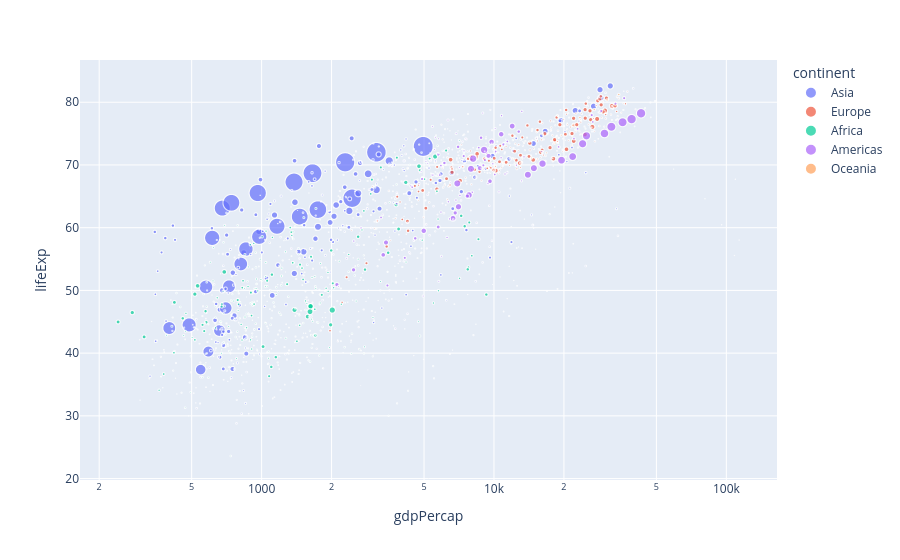

Notebook code for this chart:
### Code cell
fig = px.scatter(df,
                 x='gdpPercap',
                 y='lifeExp',
                 log_x=True,
                 color='continent',
                 size='pop',
                 hover_name='country')

fig.show()

### Figure 1 — Plotly figure (JSON) as saved in the notebook; plotly's stock layout.template omitted (floating-point values rounded to 4 significant figures; data arrays with more than 128 entries replaced by an {"elided": "..."} marker saying what was removed)
{"data": [{"hovertemplate": "<b>%{hovertext}</b><br><br>continent=Asia<br>gdpPercap=%{x}<br>lifeExp=%{y}<br>pop=%{marker.size}<extra></extra>", "hovertext": {"elided": "396 str values"}, "legendgroup": "Asia", "marker": {"color": "#636efa", "size": {"elided": "396 int values"}, "sizemode": "area", "sizeref": 3297000.0, "symbol": "circle"}, "mode": "markers", "name": "Asia", "showlegend": true, "type": "scattergl", "x": {"elided": "396 float values"}, "xaxis": "x", "y": {"elided": "396 float values"}, "yaxis": "y"}, {"hovertemplate": "<b>%{hovertext}</b><br><br>continent=Europe<br>gdpPercap=%{x}<br>lifeExp=%{y}<br>pop=%{marker.size}<extra></extra>", "hovertext": {"elided": "360 str values"}, "legendgroup": "Europe", "marker": {"color": "#EF553B", "size": {"elided": "360 int values"}, "sizemode": "area", "sizeref": 3297000.0, "symbol": "circle"}, "mode": "markers", "name": "Europe", "showlegend": true, "type": "scattergl", "x": {"elided": "360 float values"}, "xaxis": "x", "y": {"elided": "360 float values"}, "yaxis": "y"}, {"hovertemplate": "<b>%{hovertext}</b><br><br>continent=Africa<br>gdpPercap=%{x}<br>lifeExp=%{y}<br>pop=%{marker.size}<extra></extra>", "hovertext": {"elided": "624 str values"}, "legendgroup": "Africa", "marker": {"color": "#00cc96", "size": {"elided": "624 int values"}, "sizemode": "area", "sizeref": 3297000.0, "symbol": "circle"}, "mode": "markers", "name": "Africa", "showlegend": true, "type": "scattergl", "x": {"elided": "624 float values"}, "xaxis": "x", "y": {"elided": "624 float values"}, "yaxis": "y"}, {"hovertemplate": "<b>%{hovertext}</b><br><br>continent=Americas<br>gdpPercap=%{x}<br>lifeExp=%{y}<br>pop=%{marker.size}<extra></extra>", "hovertext": {"elided": "300 str values"}, "legendgroup": "Americas", "marker": {"color": "#ab63fa", "size": {"elided": "300 int values"}, "sizemode": "area", "sizeref": 3297000.0, "symbol": "circle"}, "mode": "markers", "name": "Americas", "showlegend": true, "type": "scattergl", "x": {"elided": "300 float values"}, "xaxis": "x", "y": {"elided": "300 float values"}, "yaxis": "y"}, {"hovertemplate": "<b>%{hovertext}</b><br><br>continent=Oceania<br>gdpPercap=%{x}<br>lifeExp=%{y}<br>pop=%{marker.size}<extra></extra>", "hovertext": ["Australia", "Australia", "Australia", "Australia", "Australia", "Australia", "Australia", "Australia", "Australia", "Australia", "Australia", "Australia", "New Zealand", "New Zealand", "New Zealand", "New Zealand", "New Zealand", "New Zealand", "New Zealand", "New Zealand", "New Zealand", "New Zealand", "New Zealand", "New Zealand"], "legendgroup": "Oceania", "marker": {"color": "#FFA15A", "size": [8691212, 9712569, 10794968, 11872264, 13177000, 14074100, 15184200, 16257249, 17481977, 18565243, 19546792, 20434176, 1994794, 2229407, 2488550, 2728150, 2929100, 3164900, 3210650, 3317166, 3437674, 3676187, 3908037, 4115771], "sizemode": "area", "sizeref": 3297000.0, "symbol": "circle"}, "mode": "markers", "name": "Oceania", "showlegend": true, "type": "scattergl", "x": [10040.0, 10950.0, 12220.0, 14530.0, 16790.0, 18330.0, 19480.0, 21890.0, 23420.0, 27000.0, 30690.0, 34440.0, 10560.0, 12250.0, 13180.0, 14460.0, 16050.0, 16230.0, 17630.0, 19010.0, 18360.0, 21050.0, 23190.0, 25190.0], "xaxis": "x", "y": [69.12, 70.33, 70.93, 71.1, 71.93, 73.49, 74.74, 76.32, 77.56, 78.83, 80.37, 81.23, 69.39, 70.26, 71.24, 71.52, 71.89, 72.22, 73.84, 74.32, 76.33, 77.55, 79.11, 80.2], "yaxis": "y"}], "layout": {"autosize": true, "legend": {"itemsizing": "constant", "title": {"text": "continent"}, "tracegroupgap": 0}, "margin": {"t": 60}, "xaxis": {"anchor": "y", "autorange": true, "domain": [0, 1], "range": [2.217, 5.22], "title": {"text": "gdpPercap"}, "type": "log"}, "yaxis": {"anchor": "x", "autorange": true, "domain": [0, 1], "range": [19.25, 87.54], "title": {"text": "lifeExp"}, "type": "linear"}}}
